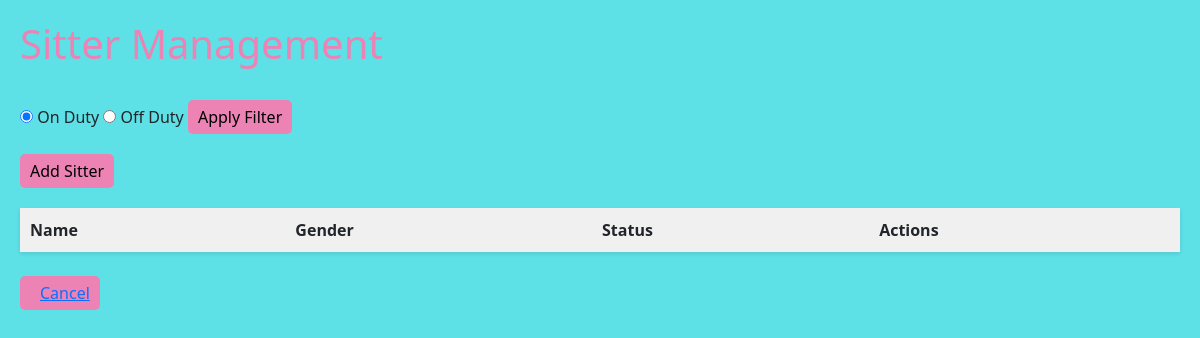
The app's page /sitterduty/, older data.
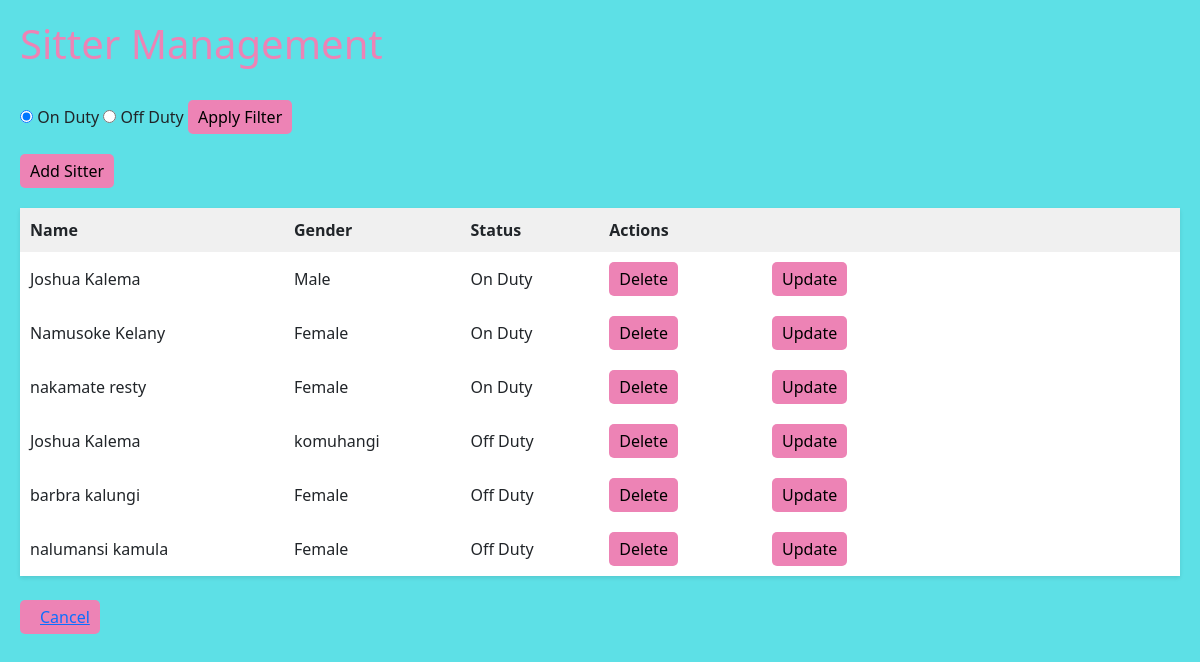
The same page, newer data.
### sitterduty/models.py (models this page shows, shortened)
class Sitter(models.Model):
    name = models.CharField(max_length=100)
    gender = models.CharField(max_length=10)
    on_duty = models.BooleanField(default=False)
    off_duty = models.BooleanField(default=False)

### sitterduty/views.py (the view)
# urls.py: path('sitterduty/', views.sitter_management,name='sitter_management'),
def sitter_management(request):
    if request.method == 'POST':
        filter_value = request.POST.get('filter')
        if filter_value:
            if filter_value == 'on_duty':
                sitters = Sitter.objects.filter(on_duty=True)
            elif filter_value == 'off_duty':
                sitters = Sitter.objects.filter(on_duty=False)
        else:
            sitters = Sitter.objects.all()
    else:
        filter_value = request.GET.get('filter')
        if filter_value:
            if filter_value == 'on_duty':
                sitters = Sitter.objects.filter(on_duty=True)
            elif filter_value == 'off_duty':
                sitters = Sitter.objects.filter(on_duty=False)
        else:
            sitters = Sitter.objects.all()
    return render(request, 'sitterduty.html', {'sitters': sitters})

### sitterduty/templates/sitterduty.html (shortened to what this page needs)
<!DOCTYPE html>
<html lang="en">
<head>
    {% load static %}
    <link rel="stylesheet" href="{% static 'sitterduty.css' %}" />
    <link rel="stylesheet" href="{% static 'css/bootstrap.css' %}" />
</head>
<body style="background-color: #5de0e6">
    <h1 style="color: #ed83b5;">Sitter Management</h1><br>
    <form method="post">
        <label>
            <input type="radio" name="filter" value="on_duty" checked> On Duty
        </label>
        <label>
            <input type="radio" name="filter" value="off_duty"> Off Duty
        </label>
        <button type="submit" class="custom-button">Apply Filter</button>
    </form>
    <form method="post" action="{% url 'add_sitter' %}">
        <button type="submit" class="custom-button">Add Sitter</button>
    </form>
    <table>
        <thead>
            <tr>
                <th>Name</th>
                <th>Gender</th>
                <th>Status</th>
                <th>Actions</th>
            </tr>
        </thead>
        <tbody>
            {% for sitter in sitters %}
            <tr>
                <td>{{ sitter.name }}</td>
                <td>{{ sitter.gender }}</td>
                <td>
                    {% if not sitter.on_duty %}
                        <span>Off Duty</span>
                    {% else %}
                        <span>On Duty</span>
                    {% endif %}
                </td>
                <td class="button-group">
                    <form method="post" action="{% url 'delete_sitter' sitter.id %}">
                        <button type="submit" class="custom-button">Delete</button>
                    </form>
                    <form method="get" action="{% url 'update_sitter' sitter.id %}">
                        <button type="submit" class="custom-button">Update</button>
                    </form>
                </td>
            </tr>
            {% endfor %}
        </tbody>
    </table><br>
    <button type="submit" class="custom-button"><a href="{% url 'immy_view' %}">Cancel</a></button>
</body>
</html>

### sitterduty/static/sitterduty.css (style rules this page uses)
Reset default browser styles body, h1, table { margin: 0; padding: 0; }
body { font-family: Arial, sans-serif; background-color: #f4f4f4; padding: 20px; }
h1 { margin-bottom: 20px; }
form { margin-bottom: 20px; }
table { width: 100%; border-collapse: collapse; background-color: #fff; box-shadow: 0 2px 4px rgba(0, 0, 0, 0.1); }
thead { background-color: #f0f0f0; }
th, td { padding: 10px; border: 1px solid #ddd; }
button { padding: 10px 20px; border: none; border-radius: 4px; background-color: #5de0e6; color: #fff; cursor: pointer; transition: background-color 0.3s; }
a { margin-left: 10px; color: #5de0e6; text-decoration: none; }
.button-group { display: inline-block; }
.button-group form { display: inline; margin-right: 10px; }

### sitterduty/templates/sitterduty.html (style rules this page uses)
.button-group { display: inline-block; }
.button-group form { display: inline; margin-right: 90px; }
.custom-button { background-color: #ed83b5; color: black; border: none; padding: 5px 10px; text-align: center; text-decoration: none; display: inline-block; font-size: 16px; cursor: pointer; border-radius: 5px; }

Row changes from the older to the newer data that the page shows:
added Sitter: name "Joshua Kalema", gender "Male", on_duty "On Duty"
added Sitter: name "Namusoke Kelany", gender "Female", on_duty "On Duty"
added Sitter: name "nakamate resty", gender "Female", on_duty "On Duty"
added Sitter: name "Joshua Kalema", gender "komuhangi", on_duty "Off Duty"
added Sitter: name "barbra kalungi", gender "Female", on_duty "Off Duty"
added Sitter: name "nalumansi kamula", gender "Female", on_duty "Off Duty"
